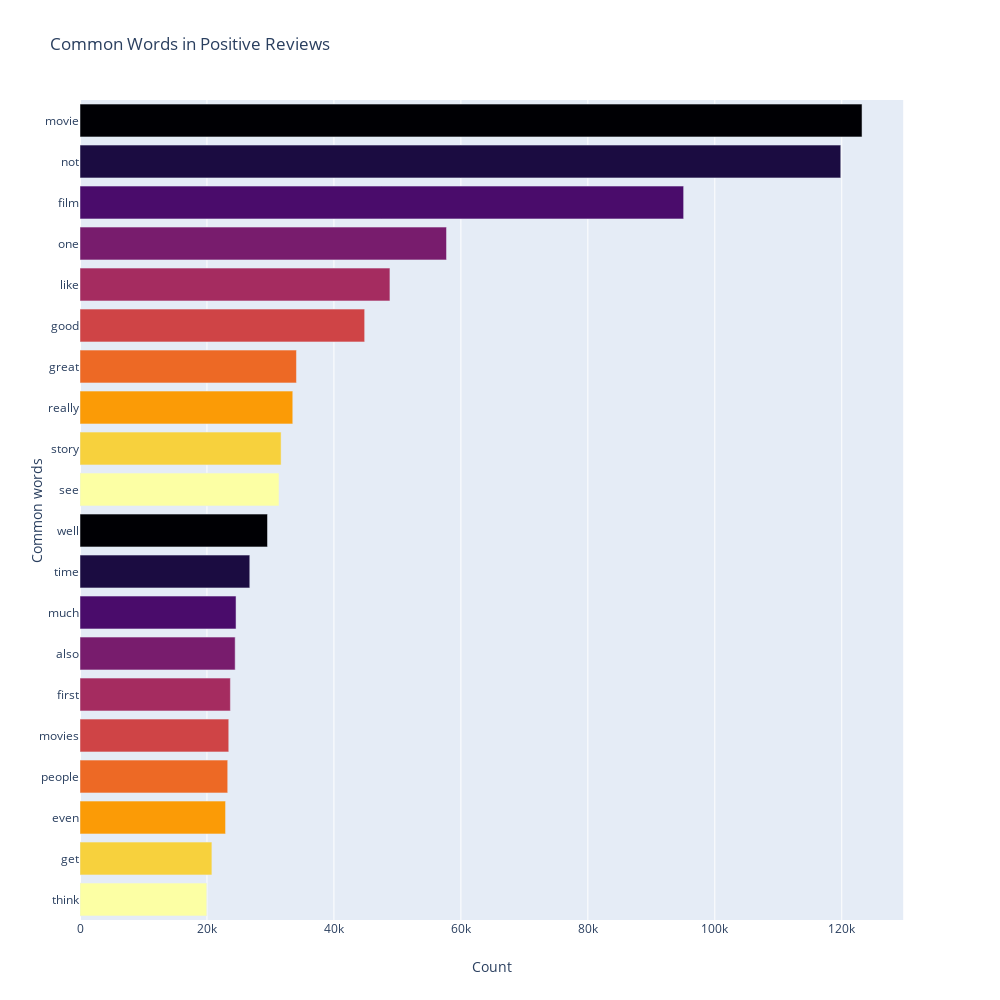

This figure's notebook cell:
### Code cell
most_common_word = get_top_text(df['Reviews_clean'][df['Ratings'] >= 7], 20, 1)
temp = pd.DataFrame(most_common_word, columns=["Common_words", "Count"])

fig = px.bar(temp, x = 'Count', y = 'Common_words', title = 'Common Words in Positive Reviews', 
             orientation = 'h', width = 1000, height = 1000, color = 'Common_words',
             labels = {'Common_words': 'Common words'}, color_discrete_sequence = px.colors.sequential.Inferno)

fig.update_layout(showlegend=False)
fig.show()

### Figure 1 — Plotly figure (JSON) as saved in the notebook; plotly's stock layout.template omitted (floating-point values rounded to 4 significant figures)
{"data": [{"alignmentgroup": "True", "hoverlabel": {"namelength": 0}, "hovertemplate": "Common words=%{y}<br>Count=%{x}", "legendgroup": "Common words=movie", "marker": {"color": "#000004"}, "name": "Common words=movie", "offsetgroup": "Common words=movie", "orientation": "h", "showlegend": true, "textposition": "auto", "type": "bar", "x": [123193], "xaxis": "x", "y": ["movie"], "yaxis": "y"}, {"alignmentgroup": "True", "hoverlabel": {"namelength": 0}, "hovertemplate": "Common words=%{y}<br>Count=%{x}", "legendgroup": "Common words=not", "marker": {"color": "#1b0c41"}, "name": "Common words=not", "offsetgroup": "Common words=not", "orientation": "h", "showlegend": true, "textposition": "auto", "type": "bar", "x": [119841], "xaxis": "x", "y": ["not"], "yaxis": "y"}, {"alignmentgroup": "True", "hoverlabel": {"namelength": 0}, "hovertemplate": "Common words=%{y}<br>Count=%{x}", "legendgroup": "Common words=film", "marker": {"color": "#4a0c6b"}, "name": "Common words=film", "offsetgroup": "Common words=film", "orientation": "h", "showlegend": true, "textposition": "auto", "type": "bar", "x": [95090], "xaxis": "x", "y": ["film"], "yaxis": "y"}, {"alignmentgroup": "True", "hoverlabel": {"namelength": 0}, "hovertemplate": "Common words=%{y}<br>Count=%{x}", "legendgroup": "Common words=one", "marker": {"color": "#781c6d"}, "name": "Common words=one", "offsetgroup": "Common words=one", "orientation": "h", "showlegend": true, "textposition": "auto", "type": "bar", "x": [57737], "xaxis": "x", "y": ["one"], "yaxis": "y"}, {"alignmentgroup": "True", "hoverlabel": {"namelength": 0}, "hovertemplate": "Common words=%{y}<br>Count=%{x}", "legendgroup": "Common words=like", "marker": {"color": "#a52c60"}, "name": "Common words=like", "offsetgroup": "Common words=like", "orientation": "h", "showlegend": true, "textposition": "auto", "type": "bar", "x": [48822], "xaxis": "x", "y": ["like"], "yaxis": "y"}, {"alignmentgroup": "True", "hoverlabel": {"namelength": 0}, "hovertemplate": "Common words=%{y}<br>Count=%{x}", "legendgroup": "Common words=good", "marker": {"color": "#cf4446"}, "name": "Common words=good", "offsetgroup": "Common words=good", "orientation": "h", "showlegend": true, "textposition": "auto", "type": "bar", "x": [44842], "xaxis": "x", "y": ["good"], "yaxis": "y"}, {"alignmentgroup": "True", "hoverlabel": {"namelength": 0}, "hovertemplate": "Common words=%{y}<br>Count=%{x}", "legendgroup": "Common words=great", "marker": {"color": "#ed6925"}, "name": "Common words=great", "offsetgroup": "Common words=great", "orientation": "h", "showlegend": true, "textposition": "auto", "type": "bar", "x": [34098], "xaxis": "x", "y": ["great"], "yaxis": "y"}, {"alignmentgroup": "True", "hoverlabel": {"namelength": 0}, "hovertemplate": "Common words=%{y}<br>Count=%{x}", "legendgroup": "Common words=really", "marker": {"color": "#fb9b06"}, "name": "Common words=really", "offsetgroup": "Common words=really", "orientation": "h", "showlegend": true, "textposition": "auto", "type": "bar", "x": [33519], "xaxis": "x", "y": ["really"], "yaxis": "y"}, {"alignmentgroup": "True", "hoverlabel": {"namelength": 0}, "hovertemplate": "Common words=%{y}<br>Count=%{x}", "legendgroup": "Common words=story", "marker": {"color": "#f7d13d"}, "name": "Common words=story", "offsetgroup": "Common words=story", "orientation": "h", "showlegend": true, "textposition": "auto", "type": "bar", "x": [31679], "xaxis": "x", "y": ["story"], "yaxis": "y"}, {"alignmentgroup": "True", "hoverlabel": {"namelength": 0}, "hovertemplate": "Common words=%{y}<br>Count=%{x}", "legendgroup": "Common words=see", "marker": {"color": "#fcffa4"}, "name": "Common words=see", "offsetgroup": "Common words=see", "orientation": "h", "showlegend": true, "textposition": "auto", "type": "bar", "x": [31346], "xaxis": "x", "y": ["see"], "yaxis": "y"}, {"alignmentgroup": "True", "hoverlabel": {"namelength": 0}, "hovertemplate": "Common words=%{y}<br>Count=%{x}", "legendgroup": "Common words=well", "marker": {"color": "#000004"}, "name": "Common words=well", "offsetgroup": "Common words=well", "orientation": "h", "showlegend": true, "textposition": "auto", "type": "bar", "x": [29536], "xaxis": "x", "y": ["well"], "yaxis": "y"}, {"alignmentgroup": "True", "hoverlabel": {"namelength": 0}, "hovertemplate": "Common words=%{y}<br>Count=%{x}", "legendgroup": "Common words=time", "marker": {"color": "#1b0c41"}, "name": "Common words=time", "offsetgroup": "Common words=time", "orientation": "h", "showlegend": true, "textposition": "auto", "type": "bar", "x": [26747], "xaxis": "x", "y": ["time"], "yaxis": "y"}, {"alignmentgroup": "True", "hoverlabel": {"namelength": 0}, "hovertemplate": "Common words=%{y}<br>Count=%{x}", "legendgroup": "Common words=much", "marker": {"color": "#4a0c6b"}, "name": "Common words=much", "offsetgroup": "Common words=much", "orientation": "h", "showlegend": true, "textposition": "auto", "type": "bar", "x": [24581], "xaxis": "x", "y": ["much"], "yaxis": "y"}, {"alignmentgroup": "True", "hoverlabel": {"namelength": 0}, "hovertemplate": "Common words=%{y}<br>Count=%{x}", "legendgroup": "Common words=also", "marker": {"color": "#781c6d"}, "name": "Common words=also", "offsetgroup": "Common words=also", "orientation": "h", "showlegend": true, "textposition": "auto", "type": "bar", "x": [24443], "xaxis": "x", "y": ["also"], "yaxis": "y"}, {"alignmentgroup": "True", "hoverlabel": {"namelength": 0}, "hovertemplate": "Common words=%{y}<br>Count=%{x}", "legendgroup": "Common words=first", "marker": {"color": "#a52c60"}, "name": "Common words=first", "offsetgroup": "Common words=first", "orientation": "h", "showlegend": true, "textposition": "auto", "type": "bar", "x": [23691], "xaxis": "x", "y": ["first"], "yaxis": "y"}, {"alignmentgroup": "True", "hoverlabel": {"namelength": 0}, "hovertemplate": "Common words=%{y}<br>Count=%{x}", "legendgroup": "Common words=movies", "marker": {"color": "#cf4446"}, "name": "Common words=movies", "offsetgroup": "Common words=movies", "orientation": "h", "showlegend": true, "textposition": "auto", "type": "bar", "x": [23434], "xaxis": "x", "y": ["movies"], "yaxis": "y"}, {"alignmentgroup": "True", "hoverlabel": {"namelength": 0}, "hovertemplate": "Common words=%{y}<br>Count=%{x}", "legendgroup": "Common words=people", "marker": {"color": "#ed6925"}, "name": "Common words=people", "offsetgroup": "Common words=people", "orientation": "h", "showlegend": true, "textposition": "auto", "type": "bar", "x": [23270], "xaxis": "x", "y": ["people"], "yaxis": "y"}, {"alignmentgroup": "True", "hoverlabel": {"namelength": 0}, "hovertemplate": "Common words=%{y}<br>Count=%{x}", "legendgroup": "Common words=even", "marker": {"color": "#fb9b06"}, "name": "Common words=even", "offsetgroup": "Common words=even", "orientation": "h", "showlegend": true, "textposition": "auto", "type": "bar", "x": [22928], "xaxis": "x", "y": ["even"], "yaxis": "y"}, {"alignmentgroup": "True", "hoverlabel": {"namelength": 0}, "hovertemplate": "Common words=%{y}<br>Count=%{x}", "legendgroup": "Common words=get", "marker": {"color": "#f7d13d"}, "name": "Common words=get", "offsetgroup": "Common words=get", "orientation": "h", "showlegend": true, "textposition": "auto", "type": "bar", "x": [20777], "xaxis": "x", "y": ["get"], "yaxis": "y"}, {"alignmentgroup": "True", "hoverlabel": {"namelength": 0}, "hovertemplate": "Common words=%{y}<br>Count=%{x}", "legendgroup": "Common words=think", "marker": {"color": "#fcffa4"}, "name": "Common words=think", "offsetgroup": "Common words=think", "orientation": "h", "showlegend": true, "textposition": "auto", "type": "bar", "x": [19966], "xaxis": "x", "y": ["think"], "yaxis": "y"}], "layout": {"barmode": "relative", "height": 1000, "legend": {"tracegroupgap": 0}, "showlegend": false, "title": {"text": "Common Words in Positive Reviews"}, "width": 1000, "xaxis": {"anchor": "y", "domain": [0, 0.98], "title": {"text": "Count"}}, "yaxis": {"anchor": "x", "categoryarray": ["think", "get", "even", "people", "movies", "first", "also", "much", "time", "well", "see", "story", "really", "great", "good", "like", "one", "film", "not", "movie"], "categoryorder": "array", "domain": [0, 1], "title": {"text": "Common words"}}}}
